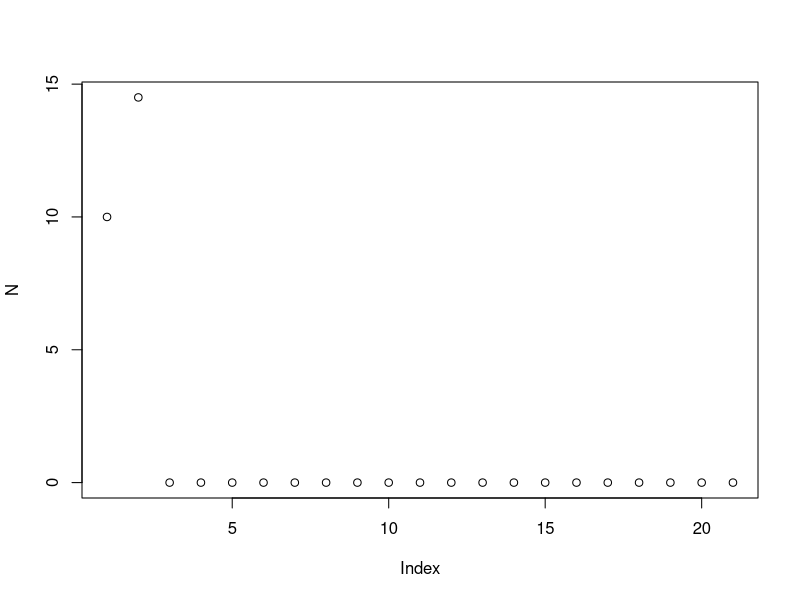
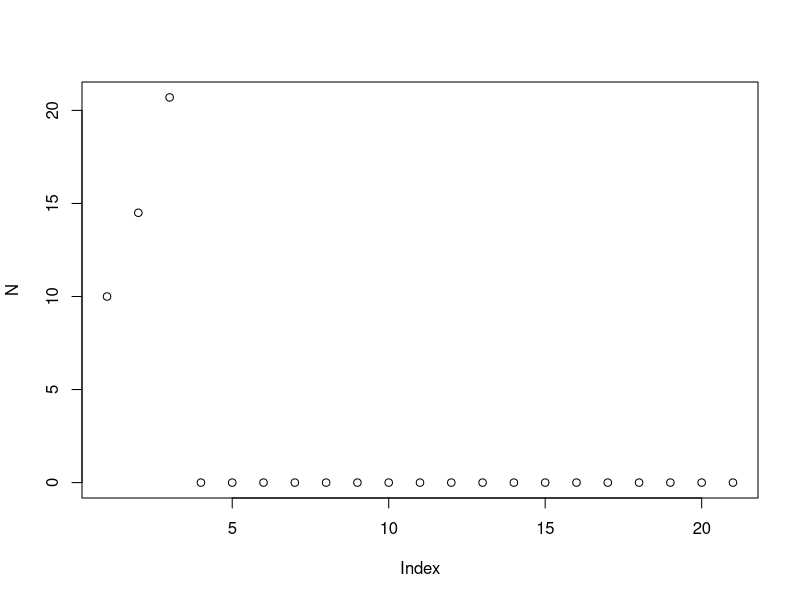
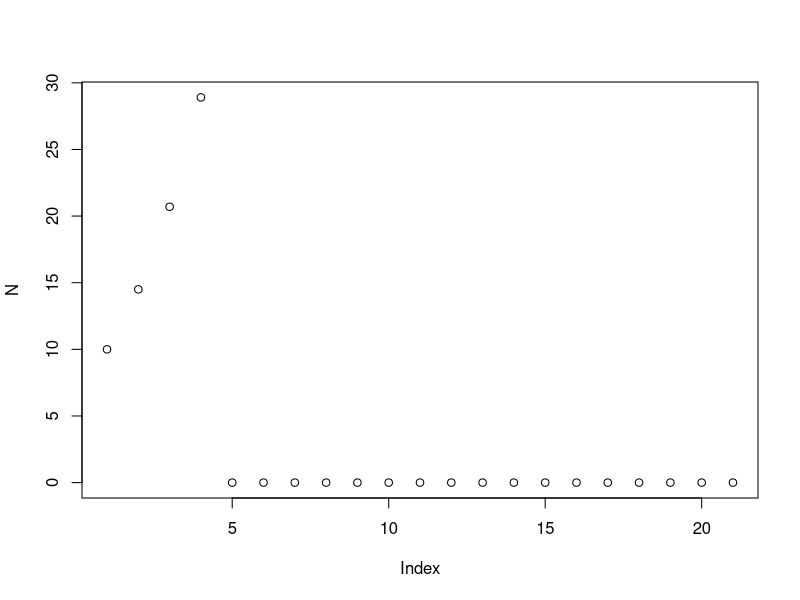
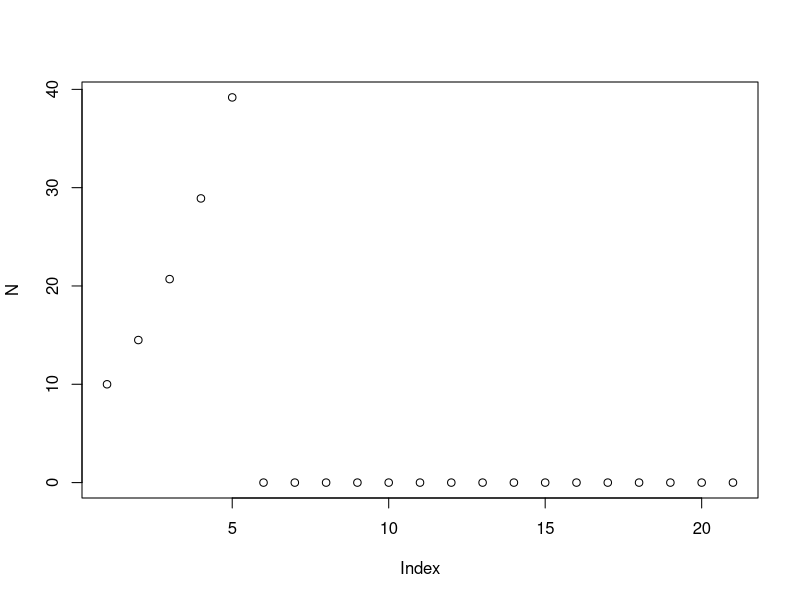
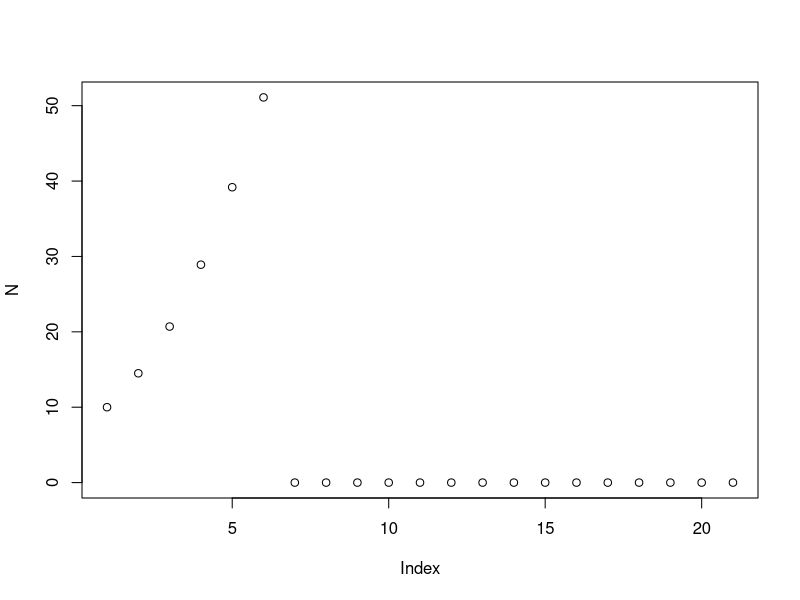
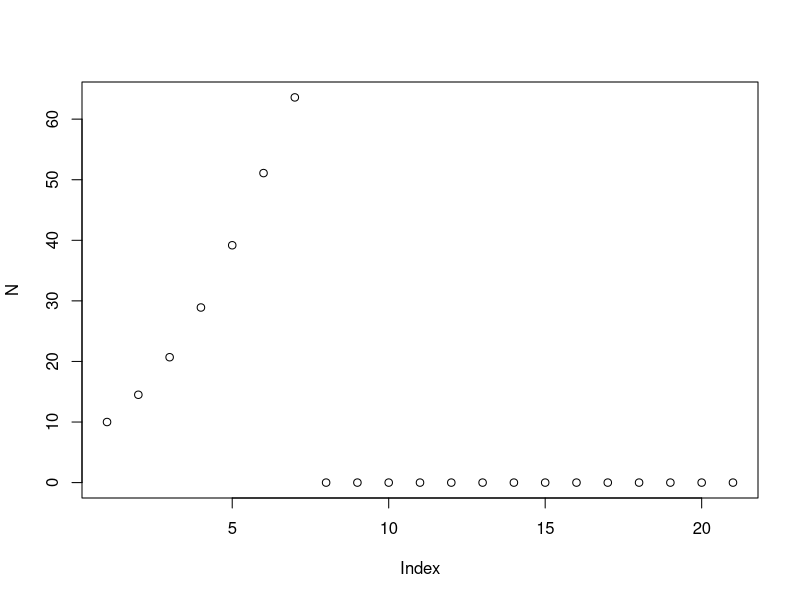
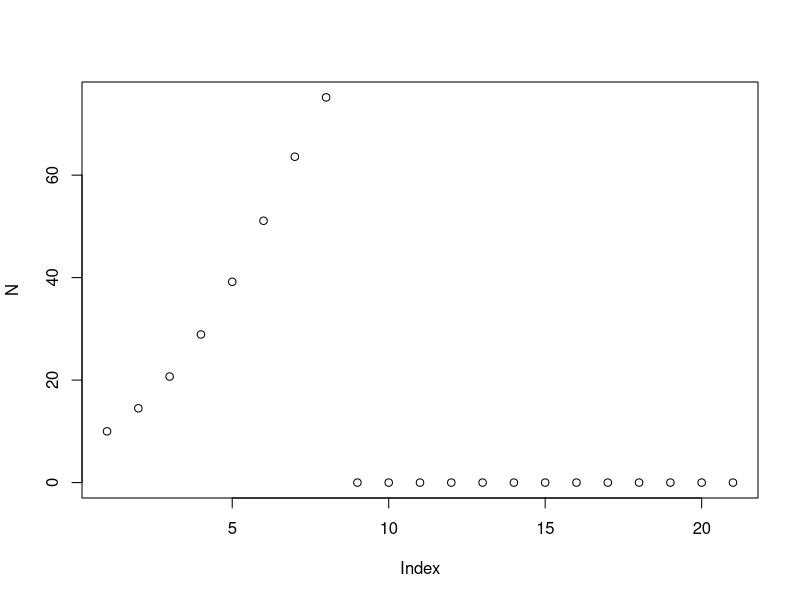
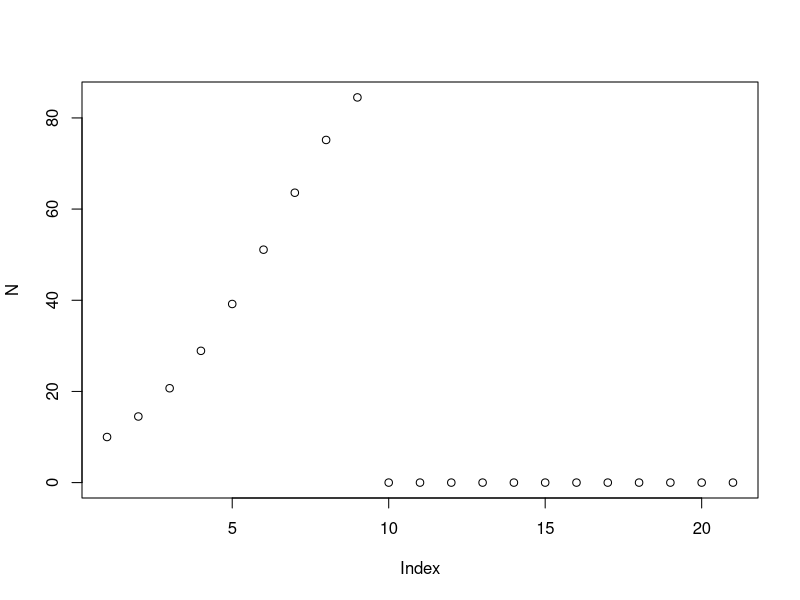

Generate these figures, in order, with R:
## ---- chunk 1
r <- 0.5
K <- 100
N0 <- 10
nsteps <- 20
## ---- chunk 2
# define a vector of time and N
time <- c(0:nsteps)
N <- numeric(length = length(time))

#Assign initial population size

N[1] <- N0


for (t in 1:nsteps) {
  N[t + 1] <- N[t] + (r * N[t] * (1 - (N[t] / K)))
  plot(N)
}

# end for loop

#create data frame with sim results

simul <- data.frame(time, N)
## ---- chunk 3
library(tidyverse)
## ---- chunk 4
ggplot(data = simul, mapping = aes(x = time, y = N)) +
 # geom_line() +
  geom_point(color = "steelblue", size = 2) +
  geom_line() +
  theme_bw()
## ---- chunk 5

my_fun <- function(a, b){
  c <- a+b
  return(c)
  
}

## ---- chunk 6
my_fun(a = 2, b =3)
## ---- chunk 7

logistic_model <- function(r = 1, K = 100, N0 = 10, nsteps = 50, c = 0.5, p = 10){

  # define a vector of time and N THIS IS ODD
  time <- c(0:nsteps)
  N <- numeric(length = length(time))

  #Assign initial population size
  
  N[1] <- N0

  for (t in 1:nsteps) {
    N[t + 1] <- N[t] + (r * N[t] * (1 - (N[t] / K))) - c * N[t]
  }
  # end for loop
  
  #create data frame with sim results
  
  simul <- data.frame(time, N) %>% 
    mutate(C = c * N,
           R = p*C)
  
  
  return(simul)
}

## ---- chunk 8
results <- logistic_model()

ggplot(data = results, mapping = aes(x = time, y = N)) +
 # geom_line() +
  geom_point(color = "steelblue", size = 2) +
  geom_line() +
  theme_bw()



## ---- chunk 9
logistic_model(c = 0.25, N0 = 5, r = 1) %>% 
  gather(variable, value, -time) %>% 
   ggplot(mapping = aes(x = time, y = value)) +
 # geom_line() +
  geom_point(color = "steelblue", size = 2) +
  geom_line() +
  theme_bw() +
  facet_wrap( ~ variable, ncol = 2, scales = "free")
